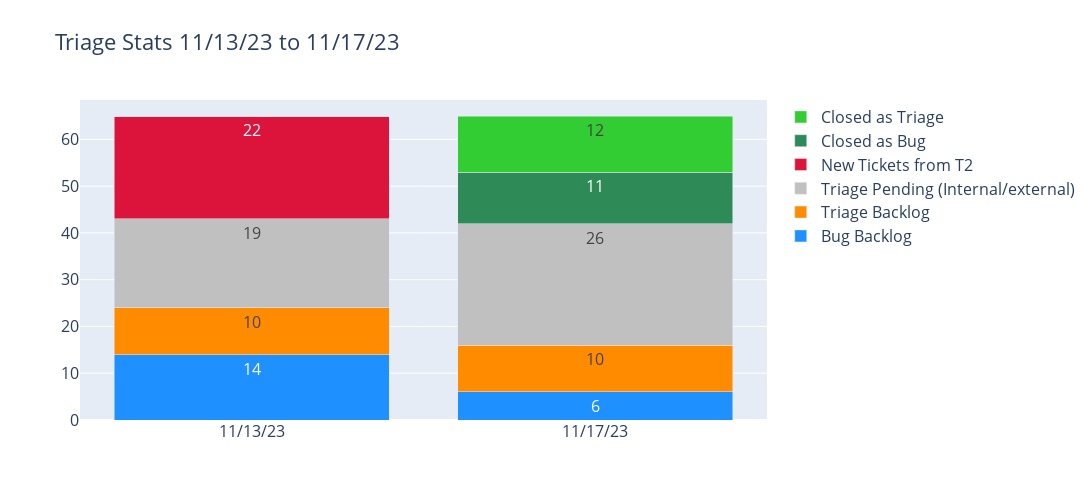

Notebook code for this chart:
### Code cell
import plotly.graph_objects as go

x=['11/13/23', '11/17/23']
closed_as_bug = 11
closed_as_triage = 12
new_tickets = 22
pending_last_week = 19
pending_this_week = 26
triage_backlog_last_week = 10
triage_backlog_this_week = 10
bug_backlog_last_week = 14
bug_backlog_this_week = 6


data_lists = [[bug_backlog_last_week, bug_backlog_this_week], [triage_backlog_last_week, triage_backlog_this_week], [pending_last_week, pending_this_week], [new_tickets, 0], [0, closed_as_bug], [0, closed_as_triage]]
data_names = ['Bug Backlog', 'Triage Backlog', 'Triage Pending (Internal/external)', 'New Tickets from T2', 'Closed as Bug', 'Closed as Triage']
data_colors = ['dodgerblue', 'darkorange', 'silver', 'crimson', 'seagreen', 'limegreen']

# the first to add_trace is the bottom of the stack
fig = go.Figure()
for i in range(len(data_lists)):
    fig.add_trace(go.Bar(x=x, y=data_lists[i], name=data_names[i], marker=dict(color=data_colors[i])))


fig.update_traces(hoverinfo='none')
fig.update_traces(texttemplate='%{y}', textposition='auto', showlegend=True)
fig.update_layout(barmode='stack', xaxis={'categoryorder':'array', 'categoryarray':x})
fig.update_layout(title="Triage Stats 11/13/23 to 11/17/23", font_size=16,  width=1200, height=500,)
fig.update_layout(hoverlabel=dict( bgcolor="grey", font_size=14, font_family="Rockwell"))
fig.show()
fig.write_html("./triage_stats_stacked_bar.html")

### Figure 1 — Plotly figure (JSON) as saved in the notebook; plotly's stock layout.template omitted (floating-point values rounded to 4 significant figures)
{"data": [{"hoverinfo": "none", "marker": {"color": "dodgerblue"}, "name": "Bug Backlog", "showlegend": true, "textposition": "auto", "texttemplate": "%{y}", "type": "bar", "x": ["11/13/23", "11/17/23"], "y": [14, 6]}, {"hoverinfo": "none", "marker": {"color": "darkorange"}, "name": "Triage Backlog", "showlegend": true, "textposition": "auto", "texttemplate": "%{y}", "type": "bar", "x": ["11/13/23", "11/17/23"], "y": [10, 10]}, {"hoverinfo": "none", "marker": {"color": "silver"}, "name": "Triage Pending (Internal/external)", "showlegend": true, "textposition": "auto", "texttemplate": "%{y}", "type": "bar", "x": ["11/13/23", "11/17/23"], "y": [19, 26]}, {"hoverinfo": "none", "marker": {"color": "crimson"}, "name": "New Tickets from T2", "showlegend": true, "textposition": "auto", "texttemplate": "%{y}", "type": "bar", "x": ["11/13/23", "11/17/23"], "y": [22, 0]}, {"hoverinfo": "none", "marker": {"color": "seagreen"}, "name": "Closed as Bug", "showlegend": true, "textposition": "auto", "texttemplate": "%{y}", "type": "bar", "x": ["11/13/23", "11/17/23"], "y": [0, 11]}, {"hoverinfo": "none", "marker": {"color": "limegreen"}, "name": "Closed as Triage", "showlegend": true, "textposition": "auto", "texttemplate": "%{y}", "type": "bar", "x": ["11/13/23", "11/17/23"], "y": [0, 12]}], "layout": {"barmode": "stack", "font": {"size": 16}, "height": 500, "hoverlabel": {"bgcolor": "grey", "font": {"family": "Rockwell", "size": 14}}, "title": {"text": "Triage Stats 11/13/23 to 11/17/23"}, "width": 1200, "xaxis": {"categoryarray": ["11/13/23", "11/17/23"], "categoryorder": "array"}}}
